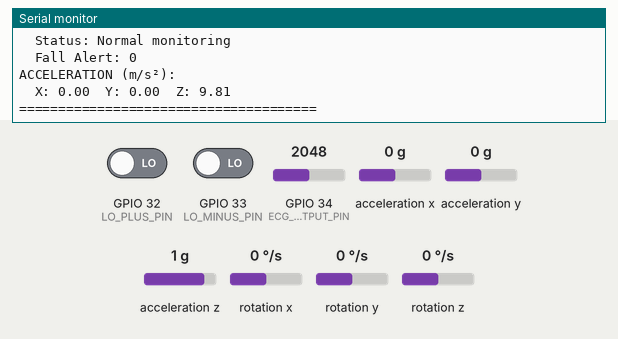
The sketch below on a simulated ESP32. Parts: the last lines printed to the serial monitor. Wiring (inferred from the names in the program): MPU-6050 motion sensor at I2C address 0x68. The inputs (shaded band) are chosen by the test bench; at power-on: GPIO 32 (LO_PLUS_PIN) LOW, acceleration x 0 g, acceleration y 0 g, acceleration z 1 g, GPIO 33 (LO_MINUS_PIN) LOW, GPIO 34 (ECG_OUTPUT_PIN) = 2048, rotation x 0 °/s, rotation y 0 °/s, rotation z 0 °/s. WiFi joins after 1.5 s; servers stay silent unless stated; no MQTT or app messages arrive unless stated.

Above: at 3.7 s.
3.8 s: GPIO 32 (LO_PLUS_PIN) driven HIGH
6.8 s: acceleration x set to -1.4 g
At 8.1 s:
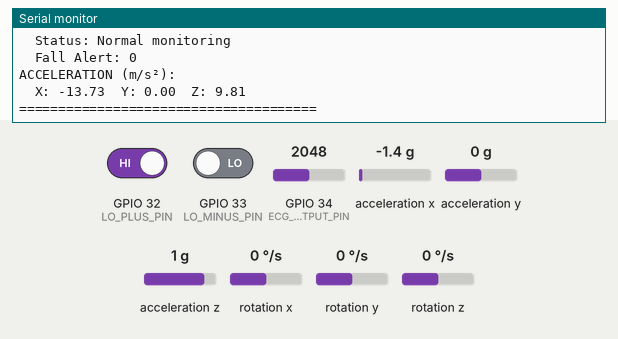
8.3 s: acceleration y set to -1.4 g
At 9.4 s:
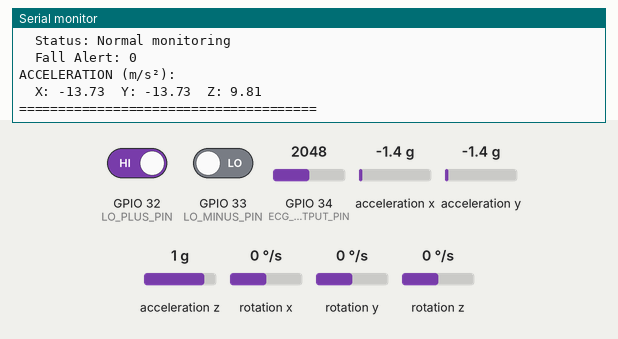
9.8 s: acceleration z set to -1.4 g
At 11.5 s:
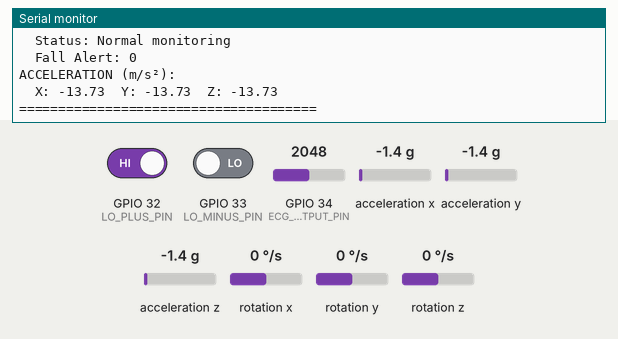

The sketch:

Sensor_data.ino
```cpp
/*
 * ESP32 COMBINED ECG AND FALL DETECTION SYSTEM
 *
 * PIN CONNECTIONS:
 *
 * MPU6050 (Accelerometer/Gyroscope - I2C Communication):
 * --------------------------------------------------------
 * VCC  -> 3.3V (ESP32)
 * GND  -> GND (ESP32)
 * SDA  -> GPIO 21 (ESP32)
 * SCL  -> GPIO 22 (ESP32)
 *
 * Note: MPU6050 ONLY supports I2C communication protocol.
 * The SDA and SCL pins MUST be used - there is no alternative.
 *
 *
 * AD8232 (ECG Sensor - Analog/Digital):
 * --------------------------------------------------------
 * VCC      -> 3.3V (ESP32)
 * GND      -> GND (ESP32)
 * OUTPUT   -> GPIO 34 (ESP32 ADC1_CH6 - Analog Input)
 * LO+      -> GPIO 32 (ESP32 - Digital Input)
 * LO-      -> GPIO 33 (ESP32 - Digital Input)
 *
 * ELECTRODE CONNECTIONS (AD8232):
 * --------------------------------------------------------
 * RA (Right Arm)  -> Right side of chest or right arm
 * LA (Left Arm)   -> Left side of chest or left arm
 * RL (Right Leg)  -> Lower right torso (reference/ground)
 *
 * These two sensors do NOT conflict because they use different
 * communication protocols and different GPIO pins.
 */

#include <Wire.h>
#include <WiFi.h>
#include <PubSubClient.h>
#include <ArduinoJson.h>

// -------- WiFi credentials --------
const char* ssid = "iPhone";
const char* password = "12345678";

// -------- MQTT broker (your computer) --------
const char* mqtt_server = "172.20.10.2"; // <-- change to your computer's IP
const int mqtt_port = 1883;
const char* mqtt_client_id = "ESP32_TestClient";

// Create WiFi and MQTT clients
WiFiClient espClient;
PubSubClient client(espClient);

//String t;
//char msg[10];

// ==================== MPU6050 CONFIGURATION ====================
const int MPU_ADDR = 0x68;

// Raw sensor data variables
int16_t accelerometer_x, accelerometer_y, accelerometer_z;
int16_t gyroscope_x, gyroscope_y, gyroscope_z;

// Converted data variables
float accel_x, accel_y, accel_z;
float gyro_x, gyro_y, gyro_z;

// Fall detection thresholds
#define FALL_THRESHOLD 3.5
#define IMPACT_DURATION 500
#define STILLNESS_THRESHOLD 0.5
#define STILLNESS_DURATION 4000
#define DEBOUNCE_TIME 10000
#define GYRO_THRESHOLD 400
#define POST_FALL_GYRO_THRESH 20
#define FALL_CONFIRM_TIMEOUT 5000
#define MOVEMENT_CANCEL_THRESH 2.0
#define FALL_ALERT_DURATION 60000

// Fall detection variables
unsigned long lastFallTime = 0;
bool potentialFall = false;
unsigned long fallDetectedTime = 0;
bool stillnessDetected = false;
unsigned long stillnessTime = 0;
unsigned long fallConfirmedTime = 0;

// ==================== AD8232 CONFIGURATION ====================
const int ECG_OUTPUT_PIN = 34;   // Analog pin for ECG signal
const int LO_PLUS_PIN = 32;      // Leads-off detect +
const int LO_MINUS_PIN = 33;     // Leads-off detect -

// ==================== TIMING VARIABLES ====================
unsigned long lastPrintTime = 0;
const unsigned long PRINT_INTERVAL = 1000; // Print every 1 second

// Connect to Wi-Fi
void setup_wifi() {
  delay(10);
  Serial.println();
  Serial.print("Connecting to ");
  Serial.println(ssid);
  WiFi.begin(ssid, password);

  while (WiFi.status() != WL_CONNECTED) {
    delay(500);
    Serial.print(".");
  }

  Serial.println("\nWiFi connected");
  Serial.print("IP address: ");
  Serial.println(WiFi.localIP());
}

// Connect to MQTT broker
void reconnect() {
  while (!client.connected()) {
    Serial.print("Connecting to MQTT...");
    if (client.connect(mqtt_client_id)) {
      Serial.println("connected!");
    } else {
      Serial.print("failed, rc=");
      Serial.print(client.state());
      Serial.println(" retrying in 5 seconds");
      delay(5000);
    }
  }
}

void setup() {
  Serial.begin(115200);

  // Initialize MPU6050 (I2C)
  Wire.begin(4, 5); // SDA = GPIO21, SCL = GPIO22
  Wire.beginTransmission(MPU_ADDR);
  Wire.write(0x6B); // PWR_MGMT_1 register
  Wire.write(0);    // Wake up the MPU6050
  Wire.endTransmission(true);

  // Initialize AD8232 pins
  pinMode(LO_PLUS_PIN, INPUT);
  pinMode(LO_MINUS_PIN, INPUT);

  Serial.println("==========================================");
  Serial.println("ECG + Fall Detection System Initialized");
  Serial.println("==========================================");

  setup_wifi();
  client.setServer(mqtt_server, mqtt_port);

  delay(1000);
}

void loop() {
  if (!client.connected()) reconnect();
  client.loop();

  client.setKeepAlive(60);
  WiFi.setSleep(false);


  unsigned long currentTime = millis();

  // ==================== READ MPU6050 DATA ====================
  Wire.beginTransmission(MPU_ADDR);
  Wire.write(0x3B);
  Wire.endTransmission(false);
  Wire.requestFrom(MPU_ADDR, 14, true);

  // Read accelerometer
  accelerometer_x = Wire.read() << 8 | Wire.read();
  accelerometer_y = Wire.read() << 8 | Wire.read();
  accelerometer_z = Wire.read() << 8 | Wire.read();

  // Skip temperature (2 bytes)
  Wire.read();
  Wire.read();

  // Read gyroscope
  gyroscope_x = Wire.read() << 8 | Wire.read();
  gyroscope_y = Wire.read() << 8 | Wire.read();
  gyroscope_z = Wire.read() << 8 | Wire.read();

  // Convert to meaningful units
  accel_x = (accelerometer_x / 16384.0) * 9.81;
  accel_y = (accelerometer_y / 16384.0) * 9.81;
  accel_z = (accelerometer_z / 16384.0) * 9.81;

  gyro_x = gyroscope_x / 131.0;
  gyro_y = gyroscope_y / 131.0;
  gyro_z = gyroscope_z / 131.0;

  // ==================== READ ECG DATA ====================
  int ecgValue = 0;
  bool leadsOff = false;

  if (digitalRead(LO_PLUS_PIN) == HIGH || digitalRead(LO_MINUS_PIN) == HIGH) {
    ecgValue = 0;
    leadsOff = true;
  } else {
    ecgValue = analogRead(ECG_OUTPUT_PIN);
  }

  // ==================== FALL DETECTION ALGORITHM ====================
  float accel_x_g = accel_x / 9.81;
  float accel_y_g = accel_y / 9.81;
  float accel_z_g = accel_z / 9.81;
  float totalAcceleration = sqrt(accel_x_g * accel_x_g + accel_y_g * accel_y_g + accel_z_g * accel_z_g);
  float totalGyro = sqrt(gyro_x * gyro_x + gyro_y * gyro_y + gyro_z * gyro_z);

  // Step 1: Detect potential fall
  if (!potentialFall && !stillnessDetected &&
      (totalAcceleration > FALL_THRESHOLD || totalGyro > GYRO_THRESHOLD) &&
      (currentTime - lastFallTime > DEBOUNCE_TIME)) {

    potentialFall = true;
    fallDetectedTime = currentTime;
    Serial.println("\n----- POTENTIAL FALL DETECTED! -----");
    Serial.println("Monitoring for post-fall stillness...\n");
  }

  // Step 2: Check for post-fall stillness
  if (potentialFall && !stillnessDetected &&
      (currentTime - fallDetectedTime > IMPACT_DURATION)) {

    if (abs(totalAcceleration - 1.0) < STILLNESS_THRESHOLD &&
        totalGyro < POST_FALL_GYRO_THRESH) {

      stillnessDetected = true;
      stillnessTime = currentTime;
      Serial.println("\n----- POST-FALL STILLNESS DETECTED -----");
      Serial.println("Monitoring for confirmation...\n");
    }

    if (currentTime - fallDetectedTime > FALL_CONFIRM_TIMEOUT) {
      potentialFall = false;
      stillnessDetected = false;
      Serial.println("\n----- FALSE ALARM -----\n");
    }
  }

  // Step 3: Monitor stillness period
  if (stillnessDetected) {
    if (totalAcceleration > MOVEMENT_CANCEL_THRESH || totalGyro > POST_FALL_GYRO_THRESH*2) {
      stillnessDetected = false;
      potentialFall = false;
      Serial.println("\n----- FALL ALERT CANCELED -----");
      Serial.println("Movement detected - person recovered\n");
    }
    else if (currentTime - stillnessTime > STILLNESS_DURATION) {
      triggerAlert();
      lastFallTime = currentTime;
      fallConfirmedTime = currentTime;
      potentialFall = false;
      stillnessDetected = false;
    }
  }

  // ==================== PRINT DATA ====================
  if (currentTime - lastPrintTime >= PRINT_INTERVAL) {
    lastPrintTime = currentTime;

    Serial.println("======================================");

    // ECG Data
    Serial.println("ECG SENSOR:");
    if (leadsOff) {
      Serial.println("  Status: LEADS OFF - Check electrode connections!");
      Serial.println("  Raw ECG: 0");
    } else {
      Serial.println("  Status: Reading");
      Serial.print("  Raw ECG: ");
      Serial.println(ecgValue);
    }

    Serial.println();

    // Fall Detection Status
    Serial.println("FALL DETECTION:");
    if (potentialFall) {
      Serial.println("  Status: Potential fall detected, monitoring");
    } else if (stillnessDetected) {
      Serial.println("  Status: Stillness detected, confirming fall");
    } else {
      Serial.println("  Status: Normal monitoring");
    }

    int fallStatus = (fallConfirmedTime > 0 && currentTime - fallConfirmedTime <= FALL_ALERT_DURATION) ? 1 : 0;
    Serial.print("  Fall Alert: ");
    Serial.println(fallStatus);

    Serial.println();

    // Acceleration Data
    Serial.println("ACCELERATION (m/s²):");
    Serial.print("  X: ");
    Serial.print(accel_x, 2);
    Serial.print("  Y: ");
    Serial.print(accel_y, 2);
    Serial.print("  Z: ");
    Serial.println(accel_z, 2);

    /*StaticJsonDocument<200> doc;
    doc["accel_x"] = accel_x;
    doc["accel_y"] = accel_y;
    doc["accel_z"] = accel_z;
    doc["fallStatus"] = fallStatus;
    doc["ecgValue"] = ecgValue;

    char buffer[256];
    serializeJson(doc, buffer);
    client.publish("test/sensors", buffer);*/

    char msg[128];
    sprintf(msg, "accel accel_x=%f,accel_y=%f,accel_z=%f,fallStatus=%d,ecgValue=%d", accel_x, accel_y, accel_z, fallStatus, ecgValue);
    client.publish("test/sensors", msg);

    Serial.println("======================================\n");
  }

  delay(10);
}

void triggerAlert() {
  Serial.println("\n\n!!!!!! FALL CONFIRMED - SENDING ALERT !!!!!!");
  Serial.println("Fall detection triggered!");
  Serial.println("Alert completed.\n\n");
}
```

Measured:
- after the input at 6.8 s, the serial monitor: prints a new line after 0.82 s (image 1)
- after the input at 8.3 s, the serial monitor: prints a new line after 0.33 s (image 2)
- after the input at 9.8 s, the serial monitor: prints a new line after 0.85 s (image 3)
